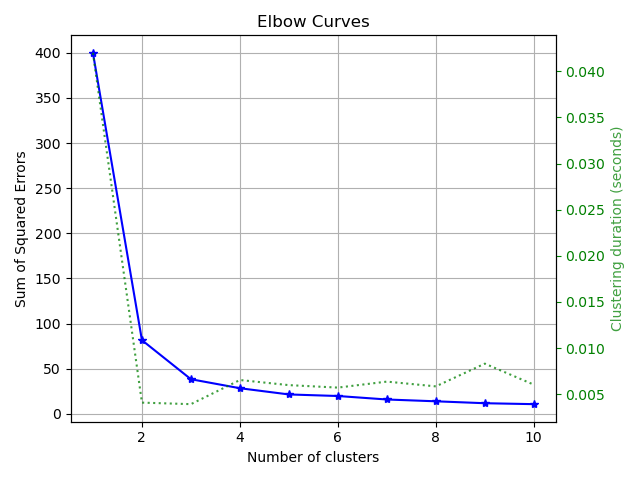

Write the Python code that produced this figure.
"""
=============================
plot_silhouette with examples
=============================

An example showing the plot_silhouette
method used by a scikit-learn clusterer
"""

# Authors: scikit-plots developers
# License: MIT

from sklearn.datasets import (
    make_classification,
    load_breast_cancer as data_2_classes,
    load_iris as data_3_classes,
    load_digits as data_10_classes,
)
from sklearn.model_selection import train_test_split
from sklearn.cluster import KMeans
from sklearn.model_selection import cross_val_predict
import numpy as np; np.random.seed(0)
# importing pylab or pyplot
import matplotlib.pyplot as plt

# Import scikit-plot
import scikitplot as skplt

# Load the data
X, y = data_3_classes(return_X_y=True, as_frame=False)
X_train, X_val, y_train, y_val = train_test_split(X, y, test_size=0.5, random_state=0)

# Create an instance of the LogisticRegression
model = KMeans(n_clusters=4, random_state=1)

# Plot!
ax = skplt.cluster.plot_elbow(
    model, 
    X_train, 
    cluster_ranges=range(1, 11)
);
# Adjust layout to make sure everything fits
plt.tight_layout()
# Save the plot to a file
plt.savefig('plot_elbow_script.png')
# Display the plot
plt.show(block=True)